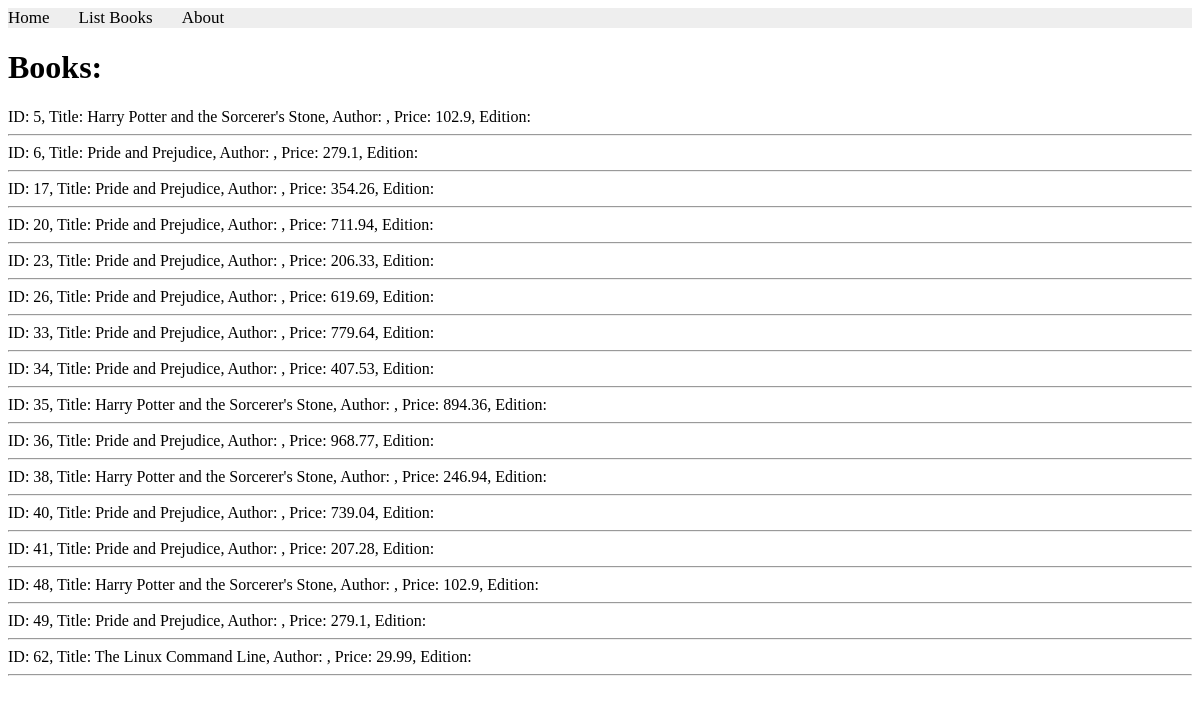
The page /books/simple/query on the database its author committed.
### apps/bookmodule/models.py (models this page shows)
class Book(models.Model):
    title = models.CharField(max_length=100)
    price = models.FloatField(default=0.0)
    quantity = models.IntegerField(default=1)
    pubdate = models.DateTimeField(null=True)
    rating = models.SmallIntegerField(default=1)
    publisher = models.ForeignKey(Publisher, null=True, on_delete=models.SET_NULL)
    authors = models.ManyToManyField(Author)
    percentage = None  # transient field, not stored in DB

### apps/bookmodule/views.py (the view)
# urls.py: path('simple/query', views.simple_query, name="books.simple_query"),
def simple_query(request):
    mybooks = Book.objects.filter(title__icontains='and') # <- multiple objects
    return render(request, 'bookmodule/bookList.html', {'books':mybooks})

### apps/templates/bookmodule/bookList.html (shortened to what this page needs)
{% extends "layouts/base.html" %}
{% load static %}
{% block content %}
<h1>Books:</h1>
  {% for obj in books %}
  ID: {{ obj.id }}, Title: {{ obj.title }}, Author: {{ obj.author }}, Price: {{ obj.price }}, Edition: {{ obj.edition }}
    <hr>
  {% endfor %}
{% endblock content %}

### rows shown on the page
Book: id "5", title "Harry Potter and the Sorcerer's Stone", price "102.9"
Book: id "6", title "Pride and Prejudice", price "279.1"
Book: id "17", title "Pride and Prejudice", price "354.26"
Book: id "20", title "Pride and Prejudice", price "711.94"
Book: id "23", title "Pride and Prejudice", price "206.33"
Book: id "26", title "Pride and Prejudice", price "619.69"
Book: id "33", title "Pride and Prejudice", price "779.64"
Book: id "34", title "Pride and Prejudice", price "407.53"
Book: id "35", title "Harry Potter and the Sorcerer's Stone", price "894.36"
Book: id "36", title "Pride and Prejudice", price "968.77"
Book: id "38", title "Harry Potter and the Sorcerer's Stone", price "246.94"
Book: id "40", title "Pride and Prejudice", price "739.04"
Book: id "41", title "Pride and Prejudice", price "207.28"
Book: id "48", title "Harry Potter and the Sorcerer's Stone", price "102.9"
Book: id "49", title "Pride and Prejudice", price "279.1"
Book: id "62", title "The Linux Command Line", price "29.99"
